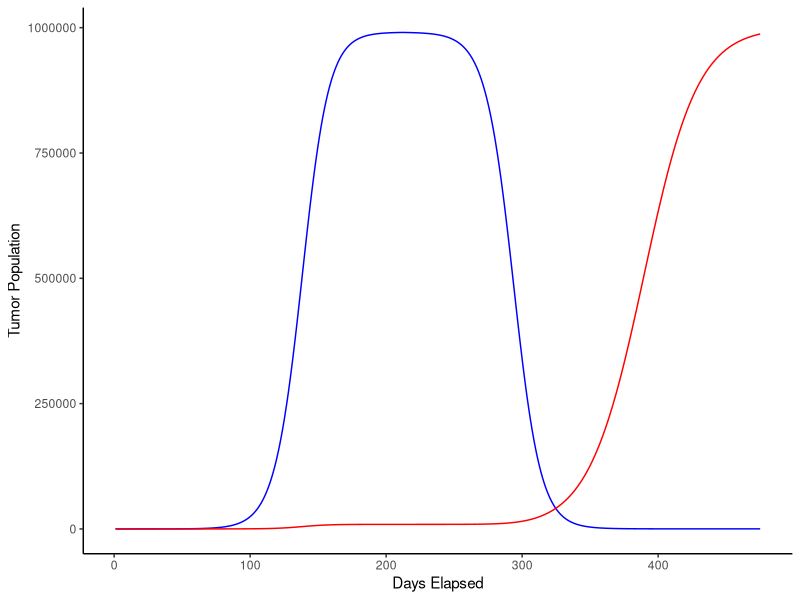

Reproduce this figure in R.
#Exercise 10 -- Tess Marvin
#Simulate the growth of tumor population 
tumorpopulation <- function(N0=2, r0=0.1,knum=1000000)
{
  #The tumor begins with a population of nonmutant cells
  nmpop <- c(N0)
  #The mutation begins at zero 
  mpop <- c(1)
  #carryingcapacity
  K <- knum 
  #growthrate 
  rinit <- r0
  while(nmpop[length(nmpop)] < 9.905e+05)
  {
    if(nmpop[length(nmpop)] < 100)
    {
    nmpopnum <- nmpop[length(nmpop)] + (rinit)*(nmpop[length(nmpop)])*(1-((nmpop[length(nmpop)]+mpop[length(mpop)])/knum))
    nmpop <- c(nmpop, nmpopnum)
    mpop <- c(mpop, 1)
    }
    else if(nmpop[length(nmpop)] > 100)
    {
      mpopnum <- mpop[length(mpop)] + (rinit)*(mpop[length(mpop)])*(1-((nmpop[length(nmpop)]+mpop[length(mpop)])/knum))
      nmpopnum <- nmpop[length(nmpop)] + (rinit)*(nmpop[length(nmpop)])*(1-((nmpop[length(nmpop)]+mpop[length(mpop)])/knum))
      nmpop <- c(nmpop, nmpopnum)
      mpop <- c(mpop, mpopnum)
    }
  }
  #After equillibrium, drug treatment begins 
  mutr <- rinit/2
  nonmutr <- -0.1
  while(nmpop[length(nmpop)] > 50)
  {
    mpopnum <- mpop[length(mpop)] + (mutr)*(mpop[length(mpop)])*(1-((nmpop[length(nmpop)]+mpop[length(mpop)])/knum))
    nmpopnum <- nmpop[length(nmpop)] + (nonmutr)*(nmpop[length(nmpop)])*(1-((nmpop[length(nmpop)]+mpop[length(mpop)])/knum))
    ##print(nmpopnum)
    nmpop <- c(nmpop, nmpopnum)
    mpop <- c(mpop, mpopnum)
  }
  results=data.frame(days=1:length(nmpop))
  results$nonmutantpop=nmpop
  results$mutantpop=mpop
  return(results)
}
populationdata <- tumorpopulation()
#plot the data 
library(ggplot2)
a = ggplot() +
  geom_line(data = populationdata, aes(x=days, y=nonmutantpop), color = "blue") +
  geom_line(data = populationdata, aes(x=days, y=mutantpop), color = "red") + 
  xlab("Days Elapsed") +
  ylab("Tumor Population") +
  theme_classic()
a

